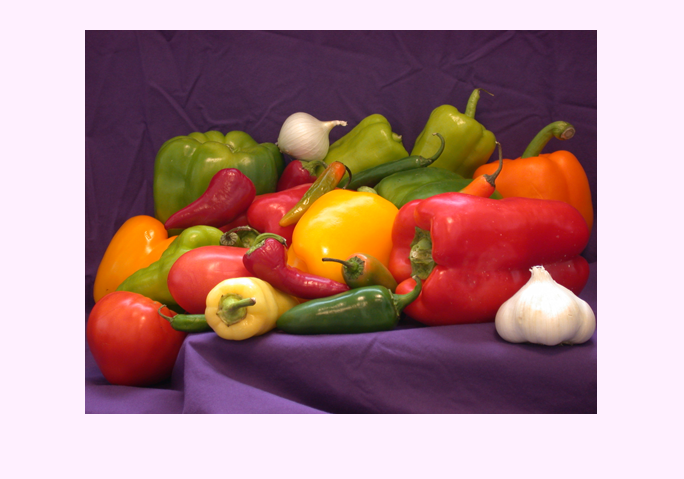
%> input picture lab0/CV_lab_0_colors/peppers.png, 684 x 479 px
$ octave lab0.m   (GNU Octave 9; MATLAB toolbox functions it lacks are replaced by stand-ins)
%> lines starting %> are read from the running program, lines starting %| are printed output that depends on the picture
## Copyright (C) 2017 Fanghang Ji
##
## This program is free software; you can redistribute it and/or modify it
## under the terms of the GNU General Public License as published by
## the Free Software Foundation; either version 3 of the License, or
## (at your option) any later version.
##
## This program is distributed in the hope that it will be useful,
## but WITHOUT ANY WARRANTY; without even the implied warranty of
## MERCHANTABILITY or FITNESS FOR A PARTICULAR PURPOSE.  See the
## GNU General Public License for more details.
##
## You should have received a copy of the GNU General Public License
## along with this program.  If not, see <http://www.gnu.org/licenses/>.

## -*- texinfo -*-
## Reads image and extract the RGB channels of the image.
## Plot the RGB histogram of the image.
## Compute the hue component.
## Plot histogram of hue component.

## Author: Fanghang Ji <Jamie@Fanghangs-Mac.wlan.jacobs-university.de>
## Created: 2017-09-13

pkg load image

input = imread('CV_lab_0_colors/peppers.png');
%> input is the input picture: size 479x684x3 uint8; mean R, G, B 174.5, 135.8, 136.6
%input = imread('CV_lab_0_colors/red.png');
%input = imread('CV_lab_0_colors/blue.jpg');

%imshow(input);

% extract RGB channels
R = input(:, :, 1);
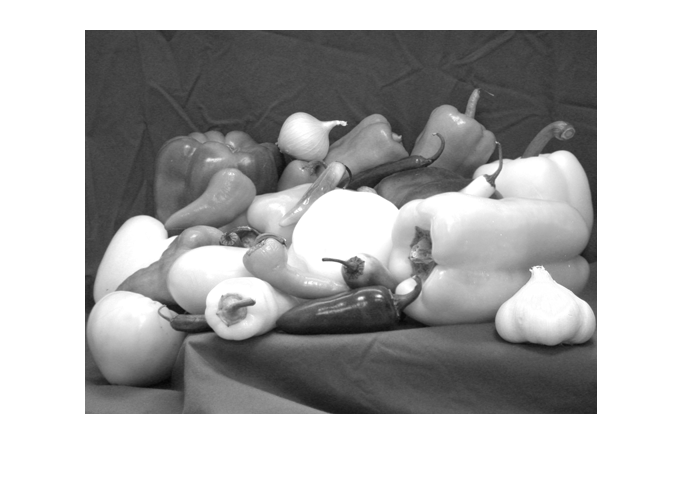
%> R: size 479x684 uint8; min 5, max 255, mean 174.5
G = input(:, :, 2);
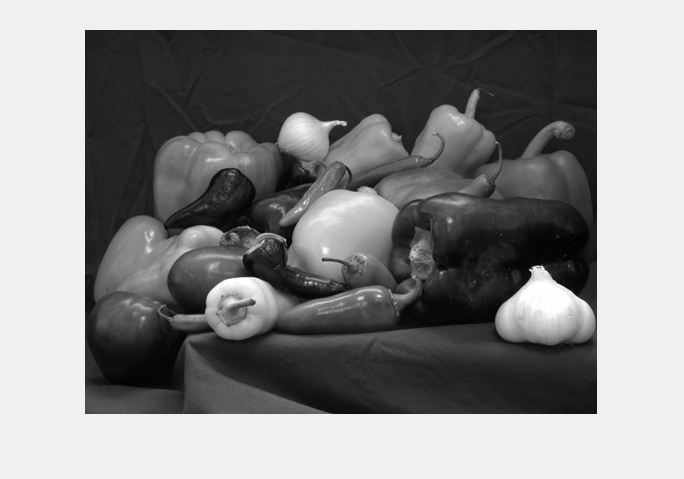
%> G: size 479x684 uint8; min 1, max 255, mean 135.8
B = input(:, :, 3);
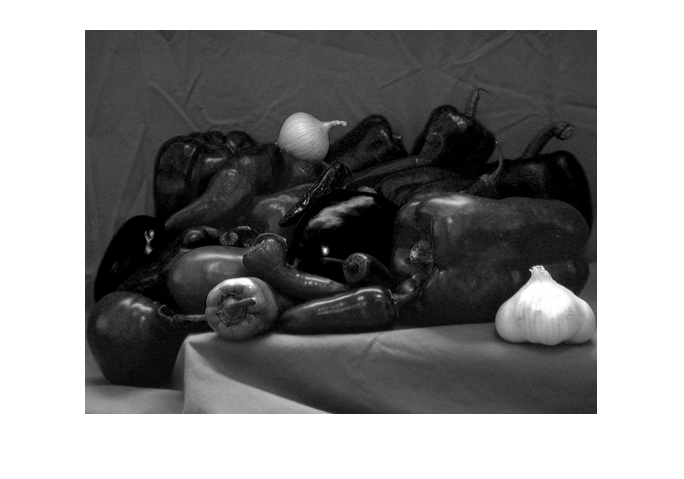
%> B: size 479x684 uint8; min 0, max 255, mean 136.6

% get histValues for each channel
[Red, x] = imhist(R);
%> Red = 256 values, max 142203 at index 256, min 0 at index 1, mean 1279.8; x = 256 values from 0 to 255
[Green, x] = imhist(G);
%> Green = 256 values, max 131082 at index 241, min 0 at index 1, mean 1279.8
[Blue, x] = imhist(B);
%> Blue = 256 values, max 131355 at index 256, min 15 at index 220, mean 1279.8

% plotting them together
plot(x, Red/1000, 'r', x, Green/1000, 'g', x, Blue/1000, 'b'), legend('R', 'G', 'B'), xlabel('Bin values'), ylabel('Counts/1000');
%> after `ylabel('Counts/1000')`:
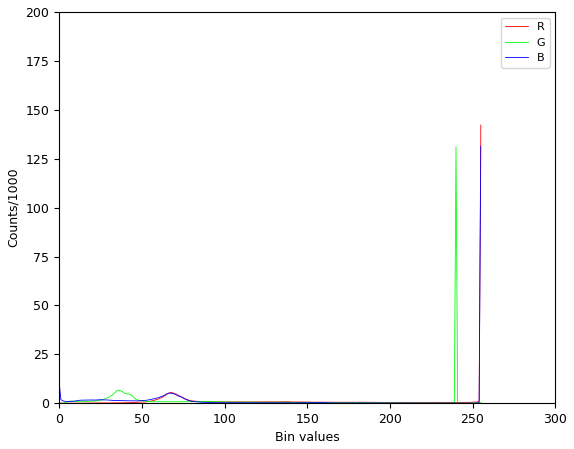
%> figure redrawn from the program's plot data; curve peaks at x = 255, y = 142.2; curve peaks at x = 240, y = 131.1; curve peaks at x = 255, y = 131.4

% RGB to HSV
input_hsv = rgb2hsv(input);
%> input_hsv: size 479x684x3 double; mean H, S, V 0.68, 0.394, 0.689
H = input_hsv(:,:,1);
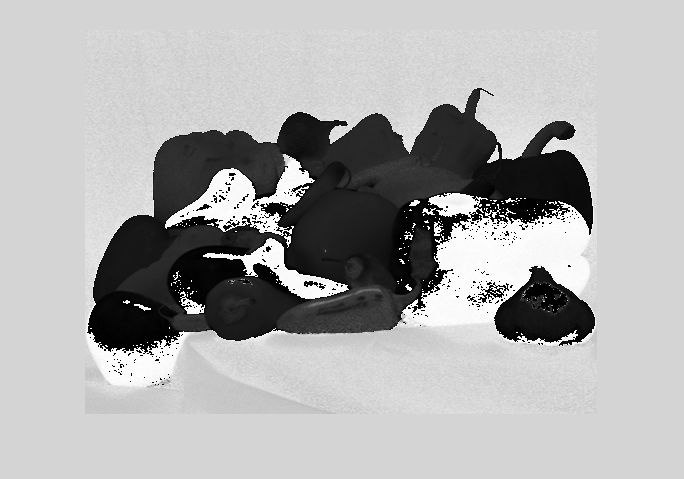
%> H: size 479x684 double; min 0, max 0.999, mean 0.68
[hue, binValues] = imhist(H);
%> hue = 256 values, max 140682 at index 214, min 0 at index 121, mean 1279.8; binValues = 256 values from 0 to 1
%plot(binValues, hue/1000), xlabel('Bin values'), ylabel('Hue counts/1000');
